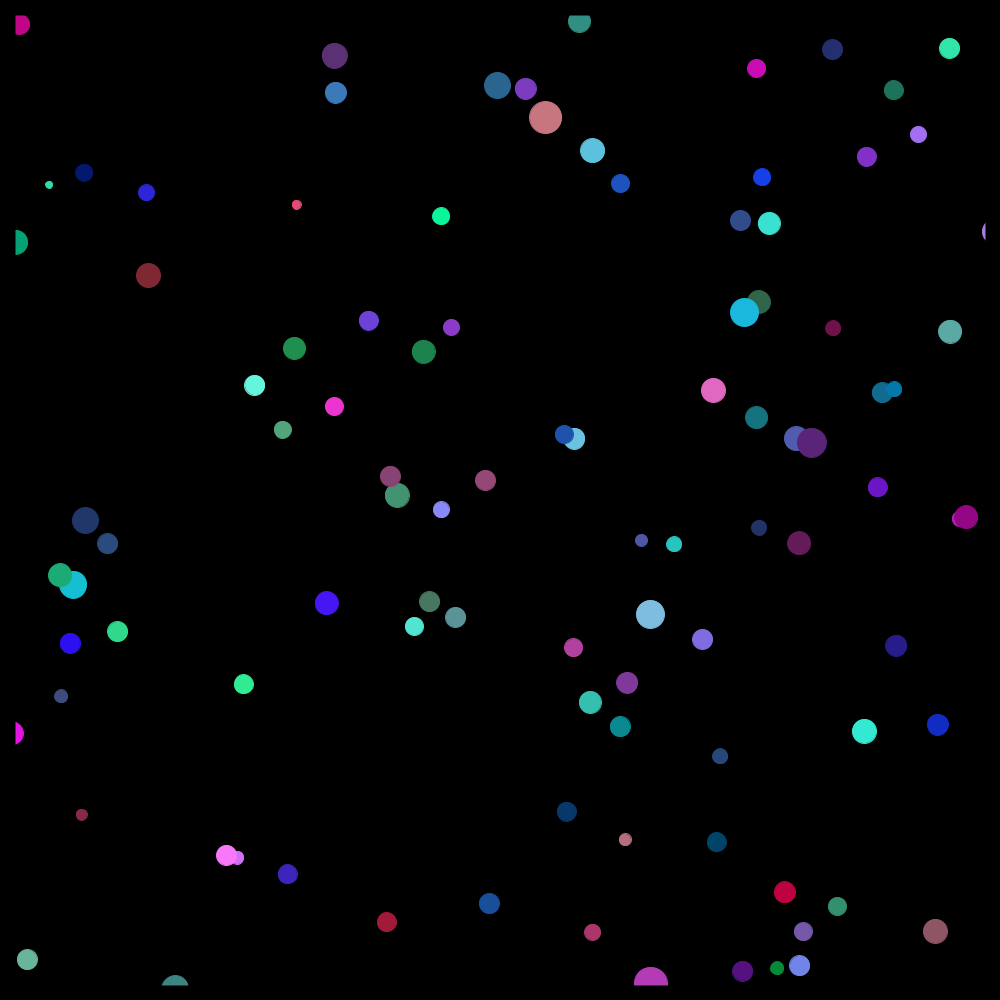
Frame 1 (no input)
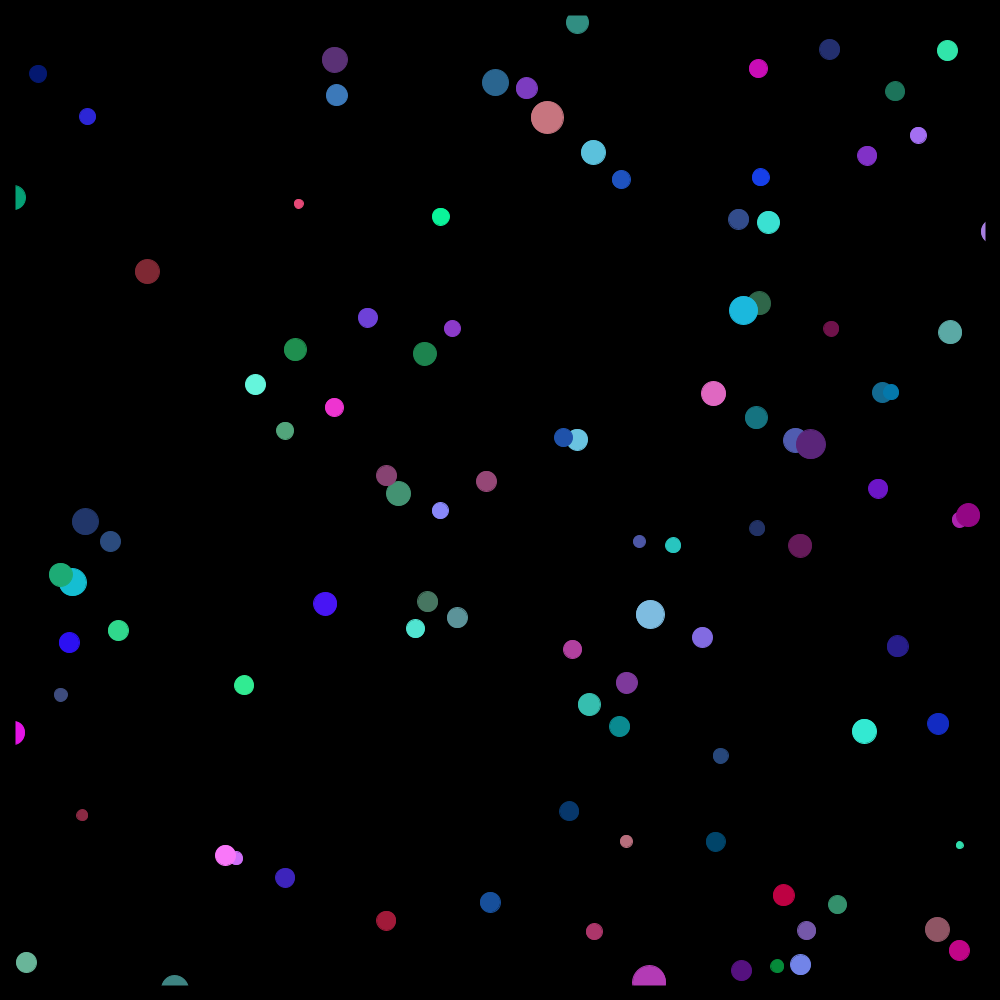
Frame 60 (the mouse pressed at the canvas centre just before this capture)
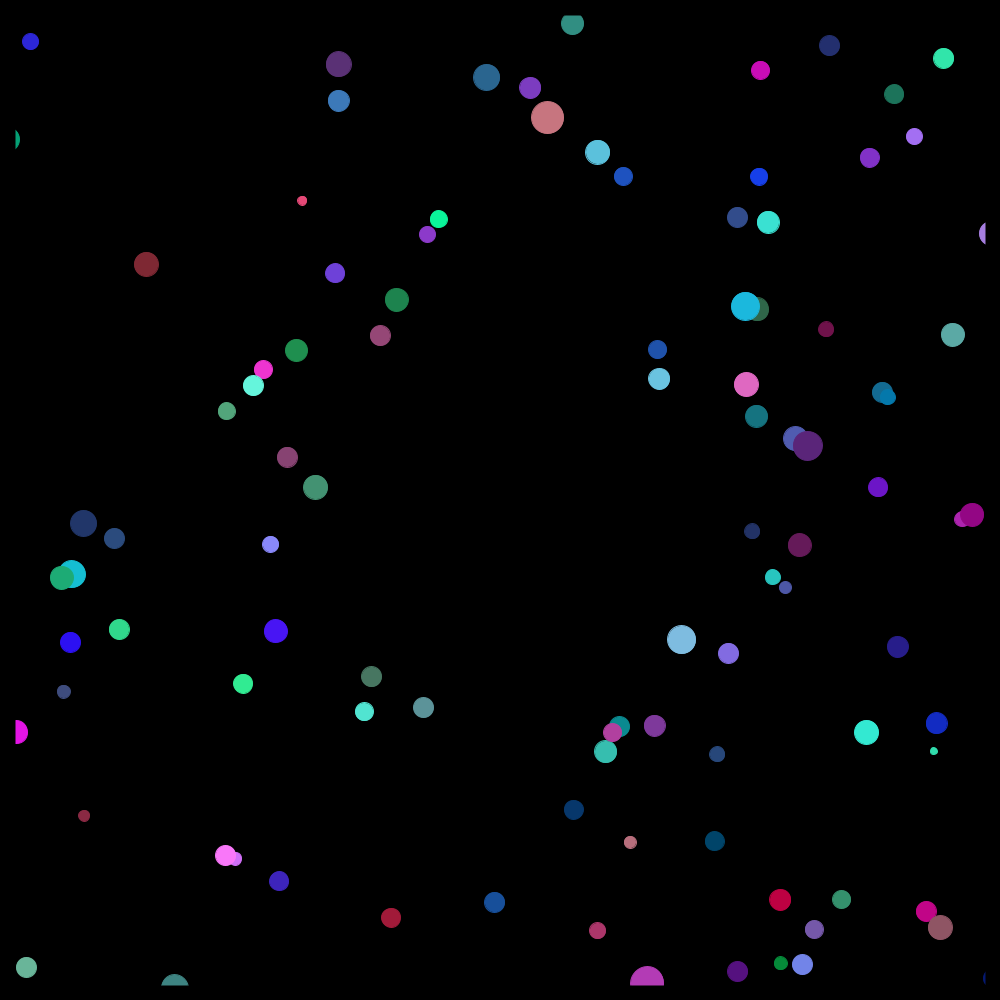
Frame 120 (the mouse held since frame 60 and released just before this capture)

The Processing sketch that drew these frames (run headless with seeded random() and noise(); from frame 60 on, the mouse is pressed at the canvas centre):

// Processing sketch: bubble_gum_remodel
// ── bubble_gum_remodel.pde
int n = 100; 
color back = color(0);
ArrayList<Particle> particles = new ArrayList<Particle>();
int pixelate = 8;
boolean pixelateOn = false;
// force coeffitients
float forceCoeff = 4000;
float frictionCoeff = 0.01;
float dragCoeff = 0.01;

void setup() {
  frameRate(60);
  size(1000, 1000);           // set size to that of the image
  colorMode(HSB, 255);               // allows us to access the brightness of a color
  background(back);

  // Start particles
  for (int i = 0; i < n; i++) {
    particles.add(new Particle());
  }
}

void draw() {
  background(back);
  
  PVector mouse = new PVector(mouseX, mouseY);
  
  for (Particle p : particles) {
    // mouse force
     PVector force = PVector.sub(mouse, p.pos);
     if (force.mag() > p.size & force.mag() < width/4) {
       force.setMag(forceCoeff/force.mag());
       p.applyForce(force);
     }
     
    // friction
    PVector friction = p.vel.copy();
    friction.normalize();
    friction.mult(-frictionCoeff);
    p.applyForce(friction);
    
    // drag
    PVector drag = p.vel.copy();
    drag.normalize();
    drag.mult(-1 * dragCoeff * p.vel.magSq() * p.mass);
    p.applyForce(drag);
    
   p.wobble();
   p.update();
   //p.pointer();
   // reaction among particles
   for (Particle p2 : particles) {
     p.checkCollisionOther(p2);
   }
   p.walls();
   p.display(); 
  }
  
  // influence area
  //noFill();
  //stroke(back, 80);
  //ellipse(mouseX, mouseY, height/2, height/2);
  
  // pixelate
  if (pixelateOn) {
    pixelateImage(pixelate);
    //filter(INVERT);
  }
  
  // frame
  strokeWeight(30);
  stroke(back);
  noFill();
  rect(0,0,width,height);
  strokeWeight(1);
  
}

void keyPressed() {
  //pixelateOn = !pixelateOn;
}

void mousePressed() {
  forceCoeff *= -1;
    for (Particle p : particles) {
      p.s = p.s * -1;
    }
}

void pixelateImage(int pxSize) {
 
  // use ratio of height/width...
  float ratio;
  if (width < height) {
    ratio = height/width;
  }
  else {
    ratio = width/height;
  }
  
  // ... to set pixel height
  int pxH = int(pxSize * ratio);
  loadPixels();
  
  noStroke();
  for (int x=0; x<width; x+=pxSize) {
    for (int y=0; y<height; y+=pxH) {
      fill(pixels[x + y*width]);
      rect(x, y, pxSize, pxH);
    }
  }
}

void doubleClicked() {
  background(back);
}

public void mouseClicked(MouseEvent evt) {
  if (evt.getCount() == 2)doubleClicked();
}

// ── particle.pde
 import java.util.Random;
 
 class Particle {
   
   color c;
   PVector pos;
   PVector vel;
   PVector acc;
   float mass;
   int size; // what shape?
   float friction = 0.97; 
   float s = 0.05; // strength of pull
   float w = 0.01; // wobblyness
   float RInfluence = height/4; // radius of influence of force
   Random generator = new Random();

  Particle() {
   c = color(random(100, 255), random(100, 255), random(100, 255));
   pos = new PVector(random(width), random(height));
   vel = new PVector(0,0);
   acc = new PVector(0,0);
   size = (int) (generator.nextGaussian() * 5) + 20;
   mass = pow(size, 2);
  }
  
  void update() {
    vel.add(acc);
    pos.add(vel);
    acc.mult(0);
  }
  
  void applyForce(PVector force) {
    PVector f = PVector.div(force, mass);
    acc.add(f);
  }
  
  void checkCollisionOther(Particle other) {
   PVector distV = PVector.sub(other.pos, pos);
   if (distV.mag() < (other.size + size)) {
     PVector repel = distV.normalize().mult(w);
     applyForce(repel);
     other.applyForce(repel.mult(-1));
   }
  }
  
  void wobble() {
   acc.add((float) generator.nextGaussian() * random(w), (float) generator.nextGaussian() * random(w));
  }
  
  void pointer() {
    PVector mouse = new PVector(mouseX, mouseY);
    PVector diff = PVector.sub(pos, mouse);
    if (RInfluence/diff.mag() >= 1) {
      //speed.add(diff.normalize().mult(s*(1/pow(diff.mag(), 1)))); 
      vel.add(diff.normalize().mult( s * pow(1 - diff.mag()/RInfluence, 0.5) )); 
    }
    pos.add(vel);
    vel.mult(friction);    
  }
  
 
  void walls() {
    if (pos.x > width) {
     pos.x = 0; 
    } else if (pos.x < 0) {
      pos.x = width;
    }
    if (pos.y > height) {
      pos.y = 0;
    } else if (pos.y < 0) {
      pos.y = height;
    }
  }
  
  void display() {
    stroke(c);
    fill(c);
    ellipse(pos.x, pos.y, size, size);
  }
   
 }
